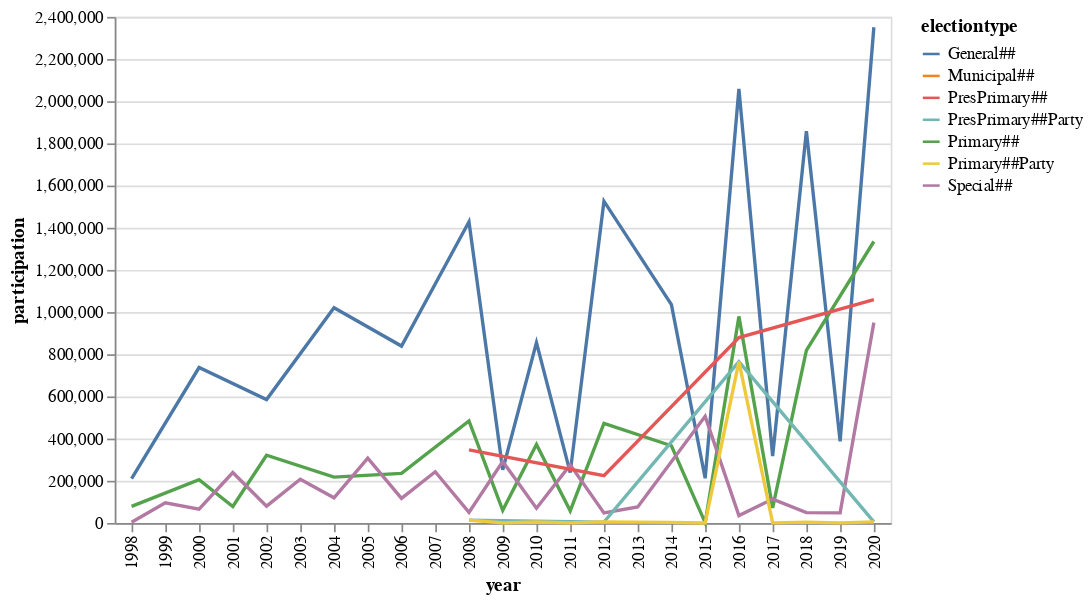

Source (notebook cell):
### Code cell
import altair as alt

df_summary = dfreshaped.groupby(["year", "electiontype"]).count().reset_index()
alt.Chart(df_summary).mark_line().encode(
    x='year',
    y='participation',
    color='electiontype',
)


#df_summary = df_reshaped.groupby(["year"]).count().reset_index()
#ax = plt.gca()
#df_summary.plot(kind='line',x='year',y='Special##',ax=ax)
#df_summary.head()

### Figure 1 — Vega-Lite specification as saved in the notebook (floating-point values rounded to 4 significant figures)
{"config": {"view": {"continuousWidth": 400, "continuousHeight": 300}}, "data": {"name": "data-4179ac92b856b966fd6591865e0a9799"}, "mark": "line", "encoding": {"color": {"type": "nominal", "field": "electiontype"}, "x": {"type": "nominal", "field": "year"}, "y": {"type": "quantitative", "field": "participation"}}, "$schema": "https://vega.github.io/schema/vega-lite/v4.8.1.json", "datasets": {"data-4179ac92b856b966fd6591865e0a9799": [{"year": "1998", "electiontype": "General##", "Voter File VANID": 210687, "participation": 210687}, {"year": "1998", "electiontype": "Primary##", "Voter File VANID": 78769, "participation": 78769}, {"year": "1998", "electiontype": "Special##", "Voter File VANID": 3103, "participation": 3103}, {"year": "1999", "electiontype": "Special##", "Voter File VANID": 95939, "participation": 95939}, {"year": "2000", "electiontype": "General##", "Voter File VANID": 737023, "participation": 737023}, {"year": "2000", "electiontype": "Primary##", "Voter File VANID": 204898, "participation": 204898}, {"year": "2000", "electiontype": "Special##", "Voter File VANID": 65413, "participation": 65413}, {"year": "2001", "electiontype": "Primary##", "Voter File VANID": 77899, "participation": 77899}, {"year": "2001", "electiontype": "Special##", "Voter File VANID": 239216, "participation": 239216}, {"year": "2002", "electiontype": "General##", "Voter File VANID": 585054, "participation": 585054}, {"year": "2002", "electiontype": "Primary##", "Voter File VANID": 321234, "participation": 321234}, {"year": "2002", "electiontype": "Special##", "Voter File VANID": 79648, "participation": 79648}, {"year": "2003", "electiontype": "Special##", "Voter File VANID": 207700, "participation": 207700}, {"year": "2004", "electiontype": "General##", "Voter File VANID": 1020449, "participation": 1020449}, {"year": "2004", "electiontype": "Primary##", "Voter File VANID": 217384, "participation": 217384}, {"year": "2004", "electiontype": "Special##", "Voter File VANID": 119511, "participation": 119511}, {"year": "2005", "electiontype": "Special##", "Voter File VANID": 307050, "participation": 307050}, {"year": "2006", "electiontype": "General##", "Voter File VANID": 838785, "participation": 838785}, {"year": "2006", "electiontype": "Primary##", "Voter File VANID": 235179, "participation": 235179}, {"year": "2006", "electiontype": "Special##", "Voter File VANID": 116749, "participation": 116749}, {"year": "2007", "electiontype": "Special##", "Voter File VANID": 242897, "participation": 242897}, {"year": "2008", "electiontype": "General##", "Voter File VANID": 1428110, "participation": 1428110}, {"year": "2008", "electiontype": "PresPrimary##", "Voter File VANID": 346917, "participation": 346917}, {"year": "2008", "electiontype": "PresPrimary##Party", "Voter File VANID": 13101, "participation": 13101}, {"year": "2008", "electiontype": "Primary##", "Voter File VANID": 483830, "participation": 483830}, {"year": "2008", "electiontype": "Primary##Party", "Voter File VANID": 13539, "participation": 13539}, {"year": "2008", "electiontype": "Special##", "Voter File VANID": 49882, "participation": 49882}, {"year": "2009", "electiontype": "General##", "Voter File VANID": 252293, "participation": 252293}, {"year": "2009", "electiontype": "Primary##", "Voter File VANID": 59845, "participation": 59845}, {"year": "2009", "electiontype": "Primary##Party", "Voter File VANID": 462, "participation": 462}, {"year": "2009", "electiontype": "Special##", "Voter File VANID": 291405, "participation": 291405}, {"year": "2010", "electiontype": "General##", "Voter File VANID": 855649, "participation": 855649}, {"year": "2010", "electiontype": "Primary##", "Voter File VANID": 372106, "participation": 372106}, {"year": "2010", "electiontype": "Primary##Party", "Voter File VANID": 4621, "participation": 4621}, {"year": "2010", "electiontype": "Special##", "Voter File VANID": 69834, "participation": 69834}, {"year": "2011", "electiontype": "General##", "Voter File VANID": 238790, "participation": 238790}, {"year": "2011", "electiontype": "Primary##", "Voter File VANID": 57514, "participation": 57514}, {"year": "2011", "electiontype": "Primary##Party", "Voter File VANID": 589, "participation": 589}, {"year": "2011", "electiontype": "Special##", "Voter File VANID": 275574, "participation": 275574}, {"year": "2012", "electiontype": "General##", "Voter File VANID": 1525950, "participation": 1525950}, {"year": "2012", "electiontype": "PresPrimary##", "Voter File VANID": 224447, "participation": 224447}, {"year": "2012", "electiontype": "PresPrimary##Party", "Voter File VANID": 4304, "participation": 4304}, {"year": "2012", "electiontype": "Primary##", "Voter File VANID": 472412, "participation": 472412}, {"year": "2012", "electiontype": "Primary##Party", "Voter File VANID": 5199, "participation": 5199}, {"year": "2012", "electiontype": "Special##", "Voter File VANID": 47435, "participation": 47435}, {"year": "2013", "electiontype": "Municipal##", "Voter File VANID": 48901, "participation": 48901}, {"year": "2013", "electiontype": "Special##", "Voter File VANID": 75712, "participation": 75712}, {"year": "2014", "electiontype": "General##", "Voter File VANID": 1035272, "participation": 1035272}, {"year": "2014", "electiontype": "Primary##", "Voter File VANID": 366225, "participation": 366225}, {"year": "2014", "electiontype": "Primary##Party", "Voter File VANID": 2870, "participation": 2870}, {"year": "2015", "electiontype": "General##", "Voter File VANID": 211959, "participation": 211959}, {"year": "2015", "electiontype": "Primary##", "Voter File VANID": 1274, "participation": 1274}, {"year": "2015", "electiontype": "Primary##Party", "Voter File VANID": 250, "participation": 250}, {"year": "2015", "electiontype": "Special##", "Voter File VANID": 505592, "participation": 505592}, {"year": "2016", "electiontype": "General##", "Voter File VANID": 2058306, "participation": 2058306}, {"year": "2016", "electiontype": "PresPrimary##", "Voter File VANID": 878990, "participation": 878990}, {"year": "2016", "electiontype": "PresPrimary##Party", "Voter File VANID": 764858, "participation": 764858}, {"year": "2016", "electiontype": "Primary##", "Voter File VANID": 979573, "participation": 979573}, {"year": "2016", "electiontype": "Primary##Party", "Voter File VANID": 765277, "participation": 765277}, {"year": "2016", "electiontype": "Special##", "Voter File VANID": 34848, "participation": 34848}, {"year": "2017", "electiontype": "General##", "Voter File VANID": 316748, "participation": 316748}, {"year": "2017", "electiontype": "Primary##", "Voter File VANID": 71441, "participation": 71441}, {"year": "2017", "electiontype": "Primary##Party", "Voter File VANID": 472, "participation": 472}, {"year": "2017", "electiontype": "Special##", "Voter File VANID": 113228, "participation": 113228}, {"year": "2018", "electiontype": "General##", "Voter File VANID": 1858322, "participation": 1858322}, {"year": "2018", "electiontype": "Primary##", "Voter File VANID": 818536, "participation": 818536}, {"year": "2018", "electiontype": "Primary##Party", "Voter File VANID": 4227, "participation": 4227}, {"year": "2018", "electiontype": "Special##", "Voter File VANID": 49346, "participation": 49346}, {"year": "2019", "electiontype": "General##", "Voter File VANID": 387486, "participation": 387486}, {"year": "2019", "electiontype": "Primary##Party", "Voter File VANID": 465, "participation": 465}, {"year": "2019", "electiontype": "Special##", "Voter File VANID": 48138, "participation": 48138}, {"year": "2020", "electiontype": "General##", "Voter File VANID": 2350757, "participation": 2350757}, {"year": "2020", "electiontype": "PresPrimary##", "Voter File VANID": 1058611, "participation": 1058611}, {"year": "2020", "electiontype": "PresPrimary##Party", "Voter File VANID": 5047, "participation": 5047}, {"year": "2020", "electiontype": "Primary##", "Voter File VANID": 1334825, "participation": 1334825}, {"year": "2020", "electiontype": "Primary##Party", "Voter File VANID": 5378, "participation": 5378}, {"year": "2020", "electiontype": "Special##", "Voter File VANID": 950050, "participation": 950050}]}}
